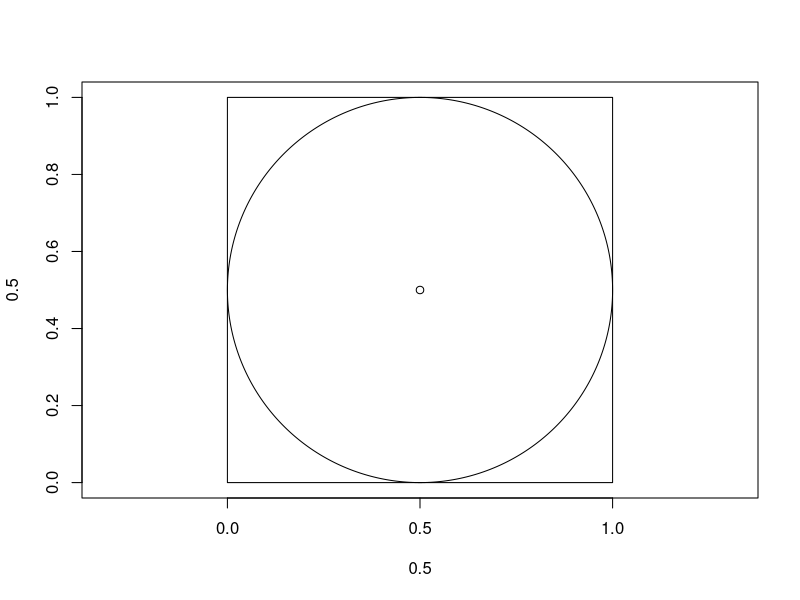
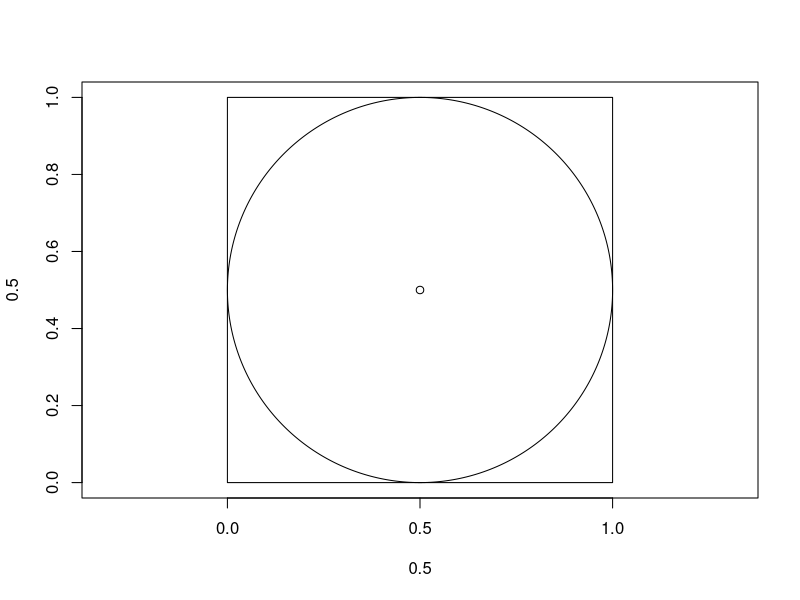
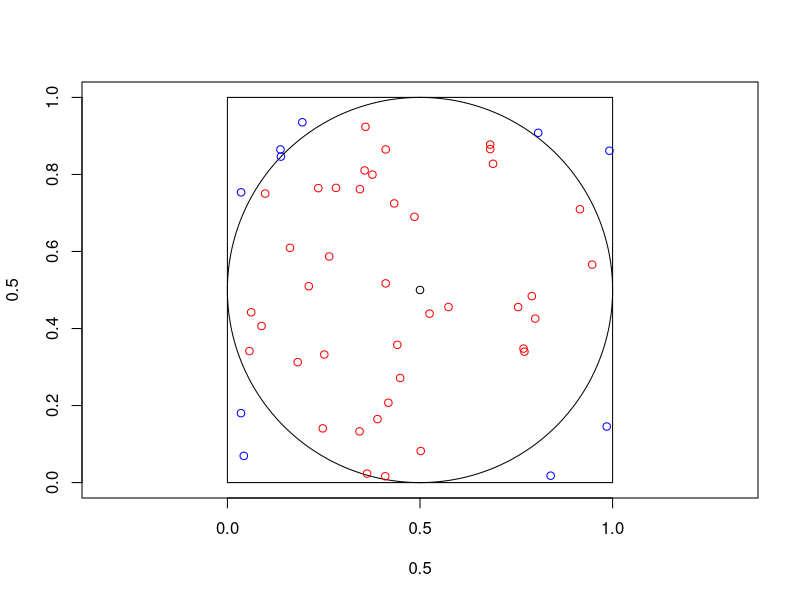
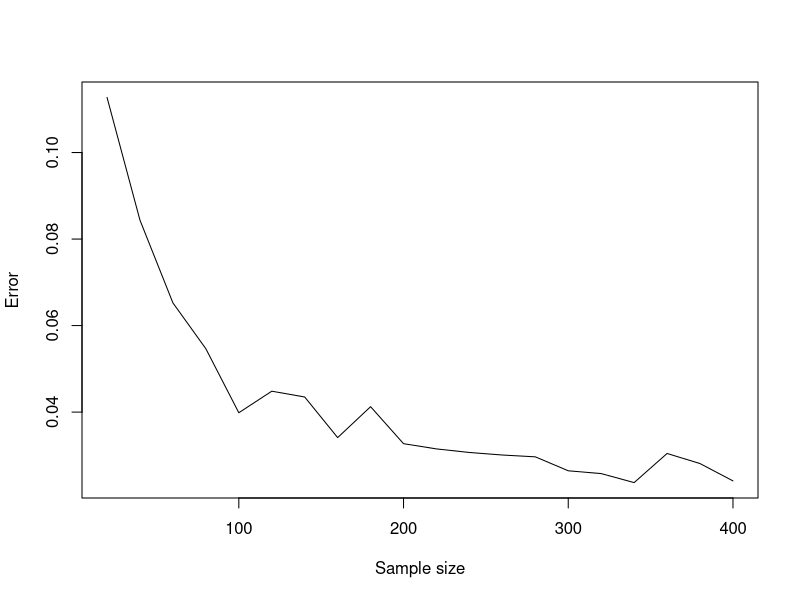

Generate these figures, in order, with R:
## Monte Carlo integration: Calculating $\pi$ ----------
## Need package plotrix
install.packages("plotrix")
library(plotrix)

plot(0.5, 0.5, type = "p", color = "black",
     xlim = c(0, 1), ylim = c(0, 1), asp = 1)
draw.circle(0.5, 0.5, 0.5, nv = 1000, border = NULL, col = NA, lty = 1, lwd = 1)
rect(0, 0, 1, 1)
plot(0.5, 0.5, type = "p", asp = 1, xlim = c(0, 1), ylim = c(0, 1), color = "black")
draw.circle(0.5, 0.5, 0.5, nv = 1000, border = NULL, col = NA, lty = 1, lwd = 1)
rect(0, 0, 1, 1)
plot.new()
plot(0.5, 0.5, type = "p", asp = 1, xlim = c(0, 1), ylim = c(0, 1), color = "black")
draw.circle(0.5, 0.5, 0.5, nv = 1000, border = NULL, col = NA, lty = 1, lwd = 1)
rect(0, 0, 1, 1)
mcpiwplot <- function(n) {
    m <- 0
    x <- runif(n)
    y <- runif(n)
    x1 <- x - 0.5
    y1 <- y - 0.5 #circle has center at (0.5,0.5)
    r2 <- x1^2 + y1^2
    for (i in 1:n) {
        if (r2[i] <= 0.25) {
            m <- m + 1
            points(x[i], y[i], col = "red")
        }
        else{
            points(x[i], y[i], col = "blue")
        }
    }
    piapprox <- m / (0.25 * n)
    return(((piapprox - pi) / pi))
}
mcpi <- function(n) {
    m <- 0
    x <- runif(n)
    y <- runif(n)
    x1 <- x - 0.5
    y1 <- y - 0.5 #circle has center at (0.5,0.5)
    r2 <- x1^2 + y1^2
    for (i in 1:n) {
        if (r2[i] <= 0.25) {
            m <- m + 1
        }
    }
    piapprox <- m / (0.25 * n)
    return(((piapprox - pi) / pi))
}
mcpiwplot(50)

## Convergence Rate
m <- 20
error <- 1:m
for (i in 1:m) {
    errore <- 1:100
    for (j in 1:100) {
        errore[j] <- mcpi(i * 15)
    }
    error[i] <- sum(abs(errore)) / 100
}
plot.new()
plot(1:m*20, error, type = "l", xlab = "Sample size", ylab ="Error" )
